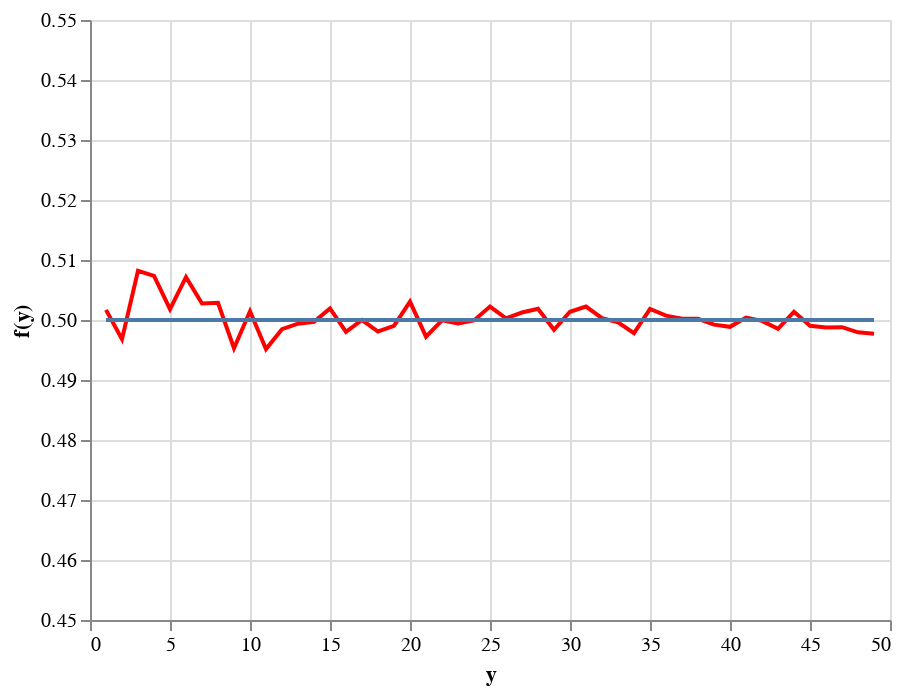

The notebook cell this image was saved under:
### Code cell
EXn_bar_simulated_chart + EXn_bar_chart

### Figure 1 — Vega-Lite specification as saved in the notebook (floating-point values rounded to 4 significant figures)
{"config": {"view": {"continuousWidth": 400, "continuousHeight": 300}}, "layer": [{"data": {"name": "data-ba11632acdb0692d72a20a34ac8bba58"}, "mark": {"type": "line", "color": "red"}, "encoding": {"x": {"type": "quantitative", "axis": {"title": "y"}, "field": "x"}, "y": {"type": "quantitative", "axis": {"title": "f(y)"}, "field": "y", "scale": {"clamp": true, "domain": [0.45, 0.55]}}}}, {"data": {"name": "data-e393f3fcf032490a8ac771cd09525984"}, "mark": "line", "encoding": {"x": {"type": "quantitative", "axis": {"title": "y"}, "field": "x"}, "y": {"type": "quantitative", "axis": {"title": "f(y)"}, "field": "y", "scale": {"clamp": true, "domain": [0.45, 0.55]}}}}], "$schema": "https://vega.github.io/schema/vega-lite/v4.8.1.json", "datasets": {"data-ba11632acdb0692d72a20a34ac8bba58": [{"x": 1, "y": 0.5017}, {"x": 2, "y": 0.4968}, {"x": 3, "y": 0.5082}, {"x": 4, "y": 0.5074}, {"x": 5, "y": 0.5018}, {"x": 6, "y": 0.5071}, {"x": 7, "y": 0.5027}, {"x": 8, "y": 0.5029}, {"x": 9, "y": 0.4953}, {"x": 10, "y": 0.5015}, {"x": 11, "y": 0.4952}, {"x": 12, "y": 0.4985}, {"x": 13, "y": 0.4994}, {"x": 14, "y": 0.4997}, {"x": 15, "y": 0.5019}, {"x": 16, "y": 0.498}, {"x": 17, "y": 0.5}, {"x": 18, "y": 0.4981}, {"x": 19, "y": 0.499}, {"x": 20, "y": 0.5031}, {"x": 21, "y": 0.4972}, {"x": 22, "y": 0.4999}, {"x": 23, "y": 0.4994}, {"x": 24, "y": 0.4999}, {"x": 25, "y": 0.5022}, {"x": 26, "y": 0.5003}, {"x": 27, "y": 0.5013}, {"x": 28, "y": 0.5019}, {"x": 29, "y": 0.4984}, {"x": 30, "y": 0.5014}, {"x": 31, "y": 0.5022}, {"x": 32, "y": 0.5003}, {"x": 33, "y": 0.4996}, {"x": 34, "y": 0.4978}, {"x": 35, "y": 0.5018}, {"x": 36, "y": 0.5007}, {"x": 37, "y": 0.5002}, {"x": 38, "y": 0.5002}, {"x": 39, "y": 0.4992}, {"x": 40, "y": 0.4989}, {"x": 41, "y": 0.5004}, {"x": 42, "y": 0.4999}, {"x": 43, "y": 0.4985}, {"x": 44, "y": 0.5014}, {"x": 45, "y": 0.499}, {"x": 46, "y": 0.4988}, {"x": 47, "y": 0.4988}, {"x": 48, "y": 0.4979}, {"x": 49, "y": 0.4977}], "data-e393f3fcf032490a8ac771cd09525984": [{"x": 1, "y": 0.5}, {"x": 2, "y": 0.5}, {"x": 3, "y": 0.5}, {"x": 4, "y": 0.5}, {"x": 5, "y": 0.5}, {"x": 6, "y": 0.5}, {"x": 7, "y": 0.5}, {"x": 8, "y": 0.5}, {"x": 9, "y": 0.5}, {"x": 10, "y": 0.5}, {"x": 11, "y": 0.5}, {"x": 12, "y": 0.5}, {"x": 13, "y": 0.5}, {"x": 14, "y": 0.5}, {"x": 15, "y": 0.5}, {"x": 16, "y": 0.5}, {"x": 17, "y": 0.5}, {"x": 18, "y": 0.5}, {"x": 19, "y": 0.5}, {"x": 20, "y": 0.5}, {"x": 21, "y": 0.5}, {"x": 22, "y": 0.5}, {"x": 23, "y": 0.5}, {"x": 24, "y": 0.5}, {"x": 25, "y": 0.5}, {"x": 26, "y": 0.5}, {"x": 27, "y": 0.5}, {"x": 28, "y": 0.5}, {"x": 29, "y": 0.5}, {"x": 30, "y": 0.5}, {"x": 31, "y": 0.5}, {"x": 32, "y": 0.5}, {"x": 33, "y": 0.5}, {"x": 34, "y": 0.5}, {"x": 35, "y": 0.5}, {"x": 36, "y": 0.5}, {"x": 37, "y": 0.5}, {"x": 38, "y": 0.5}, {"x": 39, "y": 0.5}, {"x": 40, "y": 0.5}, {"x": 41, "y": 0.5}, {"x": 42, "y": 0.5}, {"x": 43, "y": 0.5}, {"x": 44, "y": 0.5}, {"x": 45, "y": 0.5}, {"x": 46, "y": 0.5}, {"x": 47, "y": 0.5}, {"x": 48, "y": 0.5}, {"x": 49, "y": 0.5}]}}
